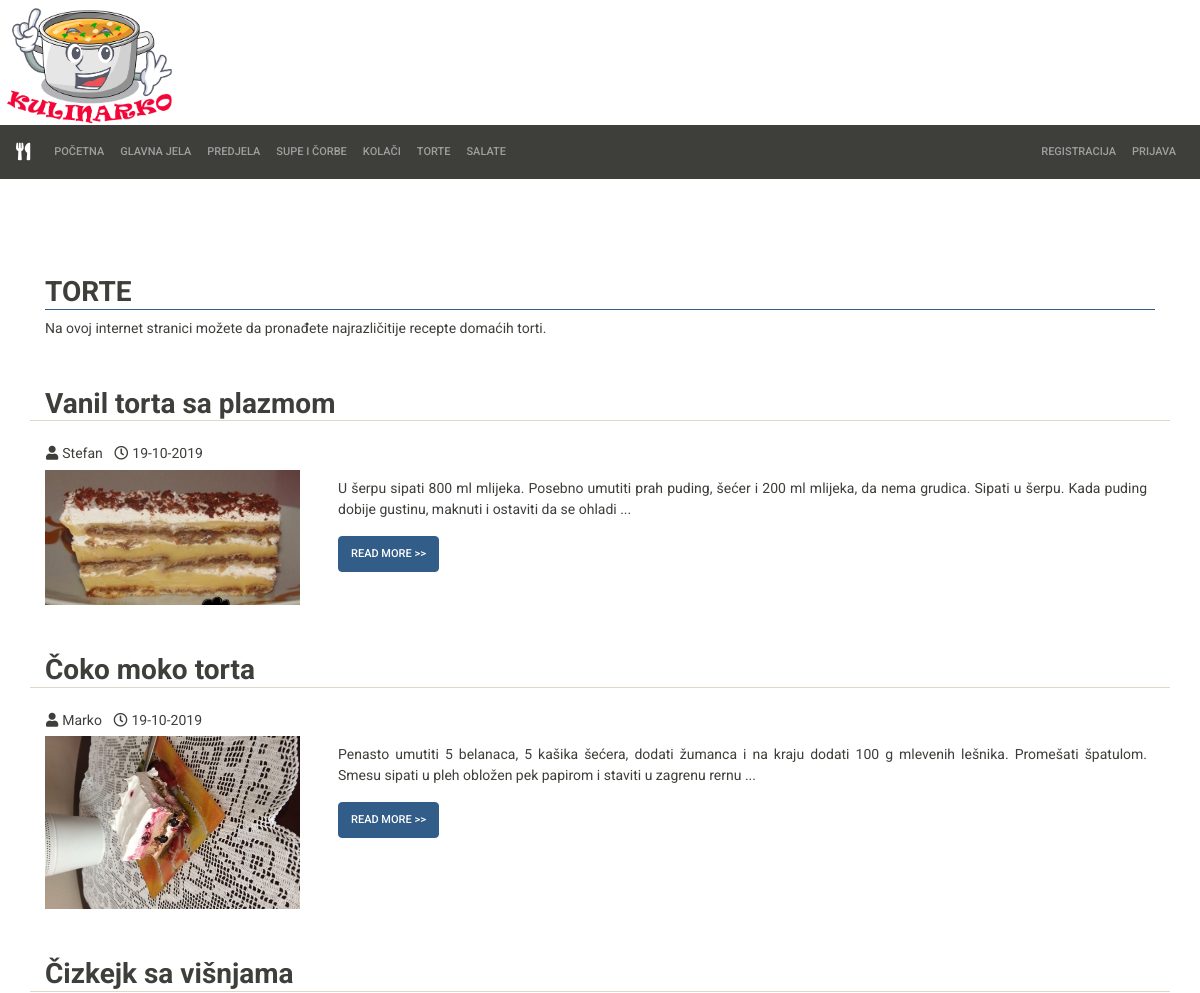
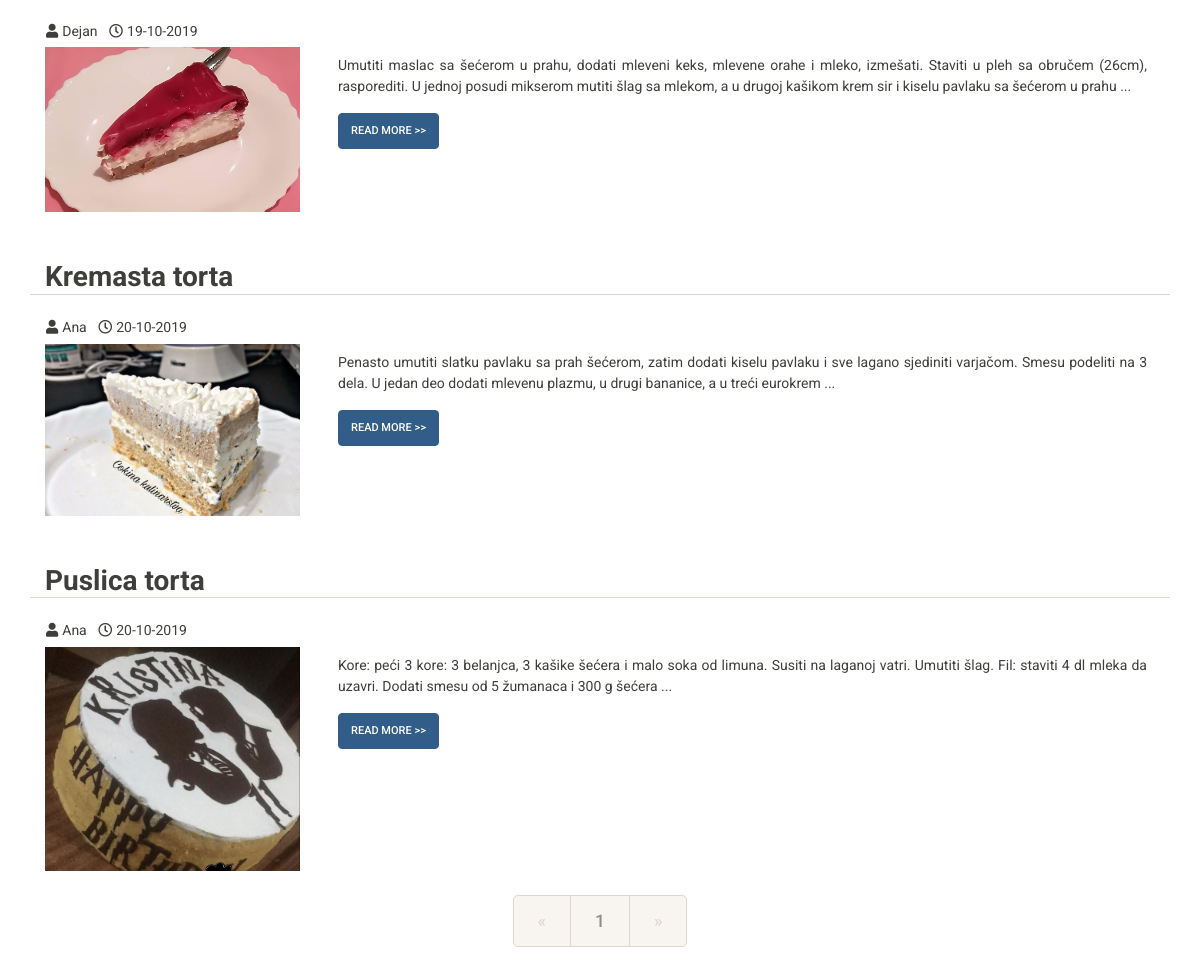
/torte.php, run on the app's committed database (2 pictures, top to bottom).
### tables this page shows
CREATE TABLE IF NOT EXISTS `recepti` (
  `recept_id` int(11) NOT NULL AUTO_INCREMENT,
  `naziv_recepta` varchar(40) NOT NULL,
  `sastojci` varchar(512) NOT NULL,
  `slika_jela` varchar(256) DEFAULT NULL,
  `sadrzaj_recepta` text NOT NULL,
  `kategorija_jela` int(11) NOT NULL,
  `datum_unosa` timestamp NOT NULL DEFAULT CURRENT_TIMESTAMP ON UPDATE CURRENT_TIMESTAMP,
  `vreme_pripreme` varchar(20) NOT NULL,
  `autor_recepta` varchar(25) NOT NULL,
  PRIMARY KEY (`recept_id`),
  KEY `recept_korisnika` (`autor_recepta`),
  KEY `kategorija_recepta` (`kategorija_jela`)
);

CREATE TABLE IF NOT EXISTS `korisnici` (
  `korisnicko_ime` varchar(20) NOT NULL COMMENT 'korisnicko ime mora biti jedinstveno',
  `lozinka` varchar(64) NOT NULL,
  `ime` varchar(25) NOT NULL,
  `prezime` varchar(25) NOT NULL,
  `el_adresa` varchar(128) NOT NULL,
  `datum_rodjenja` date DEFAULT NULL,
  `adresa_stanovanja` varchar(128) DEFAULT NULL,
  `drzava_stanovanja` varchar(128) DEFAULT NULL,
  `pol` varchar(1) DEFAULT NULL,
  `telefon` varchar(20) DEFAULT NULL,
  `mobilni_telefon` varchar(20) DEFAULT NULL,
  `administrator` tinyint(1) DEFAULT NULL,
  `datum_unosa` timestamp NOT NULL DEFAULT CURRENT_TIMESTAMP,
  `datum_izmene` timestamp NOT NULL DEFAULT CURRENT_TIMESTAMP ON UPDATE CURRENT_TIMESTAMP,
  PRIMARY KEY (`korisnicko_ime`)
);

### torte.php (the view, shortened to what this page needs)
<!DOCTYPE html>
<html lang="en">
<head>
    <link rel="stylesheet" type="text/css" href="./bootstrap/bootstrap.css">
    <link rel="stylesheet" href="./fontawesome/css/all.css">
    <link rel="stylesheet" type="text/css" href="./css/nasiStilovi.css">
</head>
<body>
    <div class="masthead">
    </div>
    <nav class="navbar navbar-expand-lg navbar-dark bg-primary">
        <a class="navbar-brand" href="index.php"> <i class="fas fa-utensils"></i> </a>
        <div class="collapse navbar-collapse" id="navbarColor01">
            <ul class="navbar-nav mr-auto">
                <li class="nav-item">
                    <a class="nav-link" href="index.php"> Početna <span class="sr-only">(current)</span></a>
                </li>
                <li class="nav-item">
                    <a class="nav-link" href="glavnaJela.php"> Glavna jela </a>
                </li>
                <li class="nav-item">
                    <a class="nav-link" href="predjela.php"> Predjela </a>
                </li>
                <li class="nav-item">
                    <a class="nav-link" href="supeIcorbe.php"> Supe i čorbe </a>
                </li>
                <li class="nav-item">
                    <a class="nav-link" href="kolaci.php"> Kolači </a>
                </li>
                <li class="nav-item">
                    <a class="nav-link" href="torte.php"> Torte </a>
                </li>
                <li class="nav-item">
                    <a class="nav-link" href="salate.php"> Salate </a>
                </li>
            </ul>
            <ul class="navbar-nav ml-auto">
                <li class="nav-item">
                    <a class="nav-link" href="#"> Registracija </a>
                </li>
                <li class="nav-item">
                    <a class="nav-link" href="#"> Prijava </a>
                </li>
            </ul>
        </div>
    </nav>
    <div class="container mt-5 pt-5">
        <h2 class="border-bottom border-primary"> <strong> TORTE </strong> </h2>
        <p> Na ovoj internet stranici možete da pronađete najrazličitije recepte domaćih torti. </p>
        <?php
            $servername = "localhost";
            $username = "root";
            $password = "";
            $dbname = "kulinarko";
            $datatable = "recepti";
            $datatable_kor = "korisnici";
            $results_per_page = 10;
            $mysqli = new mysqli($servername, $username, $password, $dbname);
            if ( $mysqli->connect_error ) {
                echo "Error: ".$mysqli->connect_error;
            } else {
                $mysqli->set_charset("utf8");
                if (isset($_GET["page"])) {
                    $page = $_GET["page"];
                } else {
                    $page = 1;
                };
                $start_from = ($page-1) * $results_per_page;
                $query = "SELECT * FROM ".$datatable." WHERE KATEGORIJA_JELA = 5 ORDER BY DATUM_UNOSA ASC LIMIT $start_from, ".$results_per_page;
                $result = $mysqli->query($query);
                if ( $result == FALSE ) {
                    echo "Error: ".$mysqli->error($connection);
                } else {
                    while( $row = $result->fetch_assoc() ) {
                        $timestamp = strtotime($row["datum_unosa"]);
                        $date = date('d-m-Y', $timestamp);
                        $query_imeAutora = "SELECT * FROM ".$datatable_kor." WHERE korisnicko_ime = '".$row["autor_recepta"]."'";
                        $result_imeAutora = $mysqli->query($query_imeAutora);
                        if ( $result_imeAutora == FALSE ) {
                            $imeAutora = $row["autor_recepta"];
                        } else {
                            $row_users = $result_imeAutora->fetch_assoc();
                            $imeAutora = $row_users["ime"];
                        }
                        $sadrzajRecepta = $row["sadrzaj_recepta"];
                        $pozPoslednjeCeleReci = strpos($sadrzajRecepta, '.', 150);
                        $skraceniSadrzaj = substr($sadrzajRecepta, 0, $pozPoslednjeCeleReci);
                        $skraceniSadrzaj = $skraceniSadrzaj." ...";
                        echo "<div class='mt-5'>";
                        echo "<div class='row'>";
                        echo "<h2 class='col-12 border-bottom'> <strong>".$row["naziv_recepta"]."</strong> </h2>";
                        echo "</div>";
                        echo "<div class='row'>";
                        echo "<p class='col-12 text-capitalize'> <h6> <i class='fas fa-user ml-3 mr-1'></i>".$imeAutora." <i class='far fa-clock ml-2 mr-1'></i>".$date."</h6> </p>";
                        echo "</div>";
                        echo "<div class='row'>";
                        echo "<img src='".$row["slika_jela"]."' alt='Ime slike' class='col-9 col-md-3 rounded float-left'>";
                        echo "<p clas='col-9'>";
                        echo "<div class='d-flex flex-column mb-3 col-9'>";
                        echo "<div class='p-2 text-justify'>".$skraceniSadrzaj."</div>";
                        echo "<div class='p-2'>";
                        echo "<form method='POST' action='receptDetaljno.php'>";
                        echo "<button type='submit' class='btn btn-primary float-left'> Read More >> </button>";
                        echo "</form>";
                        echo "</div>";
                        echo "</div>";
                        echo "</p>";
                        echo "</div>";
                        echo "</div>";
                    }
                    $sql = "SELECT COUNT(*) AS total FROM ".$datatable." WHERE KATEGORIJA_JELA = 5";
                    $rs_result = $mysqli->query($sql);
                    $row = $rs_result->fetch_assoc();
                    $total_pages = ceil($row["total"] / $results_per_page);
                    echo "<div class='row my-4'>";
                    echo "<ul class='pagination pagination-lg mx-auto'>";
                    if ( $page == 1 ) {
                        echo "<li class='page-item disabled'>";
                        echo "<a class='page-link' href='#'>&laquo;</a>";
                        echo "</li>";
                    } else {
                        $prethodnaStrana = $page - 1;
                        echo "<li class='page-item'>";
                        echo "<a class='page-link' href='torte.php?page=".$prethodnaStrana."'>&laquo;</a>";
                        echo "</li>";
                    }
                    for ( $i = 1; $i <= $total_pages; $i++ ) {
                        echo "<li class='page-item'>";
                        echo "<a href='torte.php?page=".$i."'";
                        if ( $i == $page ) {
                            echo " class='page-link curPage active'";
                        } else {
                            echo " class='page-link'";
                        }
                        echo ">".$i."</a> ";
                        echo "</li>";
                    }
                    if ( $page == $total_pages ) {
                        echo "<li class='page-item disabled'>";
                        echo "<a class='page-link' href='#'>&raquo;</a>";
                        echo "</li>";
                    } else {
                        $sledecaStrana = $page + 1;
                        echo "<li class='page-item'>";
                        echo "<a class='page-link' href='torte.php?page=".$sledecaStrana."'>&raquo;</a>";
                        echo "</li>";
                    }
                }
            }
        ?>
    </div>
</body>
</html>

### css/nasiStilovi.css (style rules this page uses)
.masthead { padding-top: 25px; padding-bottom: 100px; background-image: url('../media/LogoKulinarko.png'); width: 185px; background-position: left; background-repeat: no-repeat; background-size: cover; }

### data on the page
recepti: naziv_recepta "Vanil torta sa plazmom", autor_recepta.ime "Stefan", datum_unosa "19-10-2019", slika_jela (picture), skraceniSadrzaj "U šerpu sipati 800 ml mlijeka. Posebno umutiti prah puding, šećer i 200 ml mlijeka, da nema grudica. Sipati u šerpu. Kada puding dobije gustinu, maknuti i ostaviti da se ohladi ..."
recepti: naziv_recepta "Čoko moko torta", autor_recepta.ime "Marko", datum_unosa "19-10-2019", slika_jela (picture), skraceniSadrzaj "Penasto umutiti 5 belanaca, 5 kašika šećera, dodati žumanca i na kraju dodati 100 g mlevenih lešnika. Promešati špatulom. Smesu sipati u pleh obložen pek papirom i staviti u zagrenu rernu ..."
recepti: naziv_recepta "Čizkejk sa višnjama", autor_recepta.ime "Dejan", datum_unosa "19-10-2019", slika_jela (picture), skraceniSadrzaj "Umutiti maslac sa šećerom u prahu, dodati mleveni keks, mlevene orahe i mleko, izmešati. Staviti u pleh sa obručem (26cm), rasporediti. U jednoj posudi mikserom mutiti šlag sa mlekom, a u drugoj kašikom krem sir i kiselu pavlaku sa šećerom u prahu ..."
recepti: naziv_recepta "Kremasta torta", autor_recepta.ime "Ana", datum_unosa "20-10-2019", slika_jela (picture), skraceniSadrzaj "Penasto umutiti slatku pavlaku sa prah šećerom, zatim dodati kiselu pavlaku i sve lagano sjediniti varjačom. Smesu podeliti na 3 dela. U jedan deo dodati mlevenu plazmu, u drugi bananice, a u treći eurokrem ..."
recepti: naziv_recepta "Puslica torta", autor_recepta.ime "Ana", datum_unosa "20-10-2019", slika_jela (picture), skraceniSadrzaj "Kore: peći 3 kore: 3 belanjca, 3 kašike šećera i malo soka od limuna. Susiti na laganoj vatri. Umutiti šlag. Fil: staviti 4 dl mleka da uzavri. Dodati smesu od 5 žumanaca i 300 g šećera ..."
